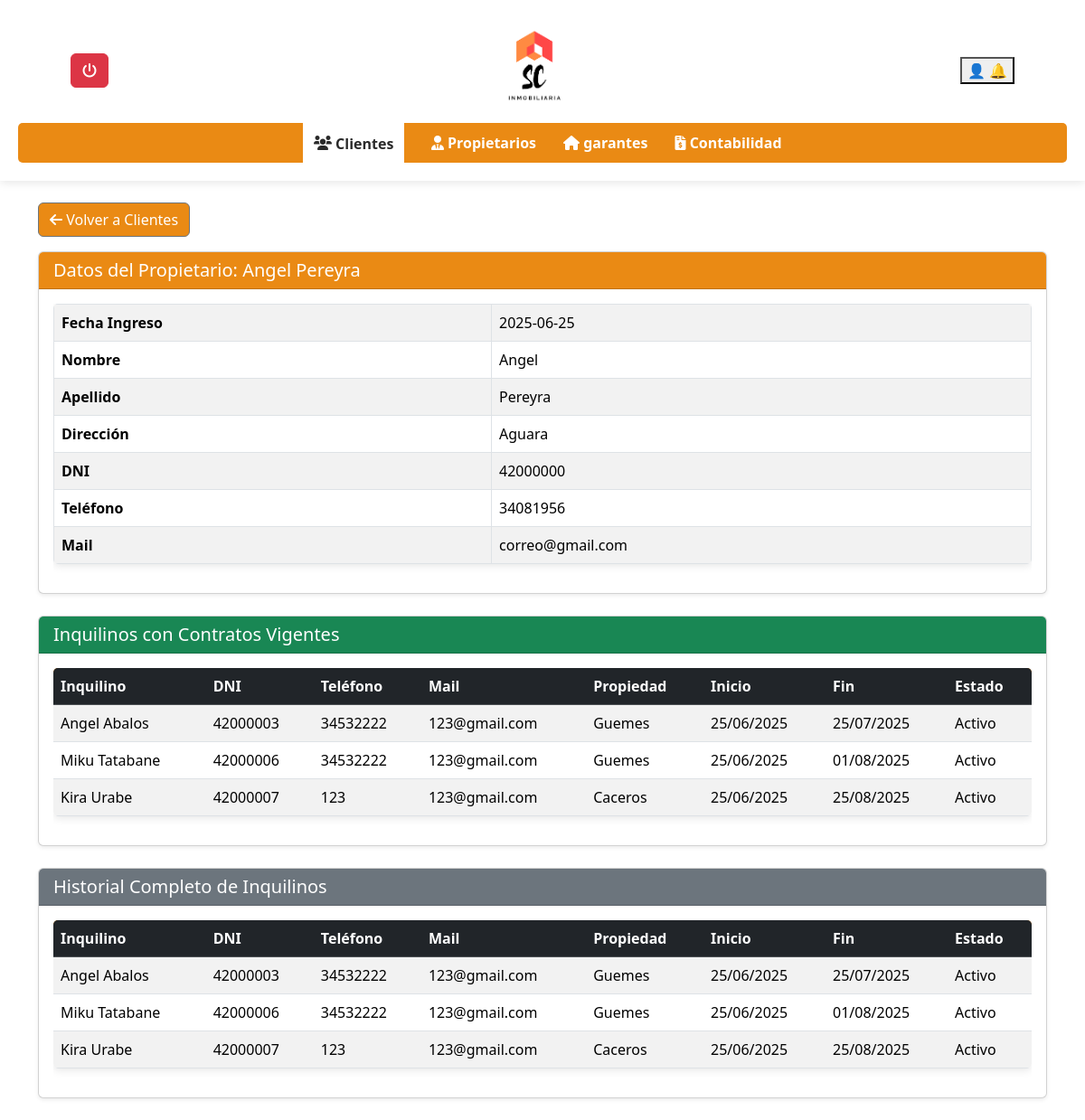
Page /inmobiliaria/ver_clientes.php?id=11 (signed in) on the committed database.
### tables this page shows
CREATE TABLE `clientes` (
  `ClienteID` int(11) NOT NULL,
  `Fecha` date NOT NULL,
  `Nombre` varchar(50) NOT NULL,
  `Apellido` varchar(50) NOT NULL,
  `Direccion` varchar(100) NOT NULL,
  `DNI` varchar(20) NOT NULL,
  `DireccionPersonal` varchar(100) DEFAULT NULL,
  `Telefono` varchar(20) DEFAULT NULL,
  `Mail` varchar(100) DEFAULT NULL,
  `estado` enum('activo','inactivo') DEFAULT 'activo'
);

CREATE TABLE `contratos` (
  `ContratoID` int(11) NOT NULL,
  `ClienteID` int(11) NOT NULL,
  `InquilinoID` int(11) NOT NULL,
  `PropiedadID` int(11) NOT NULL,
  `GaranteInquilinoID` int(11) DEFAULT NULL,
  `fecha_inicio` date NOT NULL,
  `fecha_fin` date NOT NULL,
  `canon_mensual` decimal(10,2) NOT NULL,
  `deposito` decimal(10,2) DEFAULT 0.00,
  `estado` enum('activo','vencido','rescindido') DEFAULT 'activo',
  `alerta_enviada` tinyint(1) DEFAULT 0,
  `creado_en` timestamp NOT NULL DEFAULT current_timestamp()
);

CREATE TABLE `inquilinos` (
  `InquilinoID` int(11) NOT NULL,
  `Fecha` date DEFAULT NULL,
  `Nombre` varchar(50) NOT NULL,
  `Apellido` varchar(50) NOT NULL,
  `DNI` varchar(20) NOT NULL,
  `Telefono` varchar(20) DEFAULT NULL,
  `Mail` varchar(100) DEFAULT NULL,
  `ClienteID` int(11) DEFAULT NULL,
  `PropiedadID` int(11) DEFAULT NULL
);

CREATE TABLE `propiedades` (
  `PropiedadID` int(11) NOT NULL,
  `Fecha` date NOT NULL,
  `Barrio` varchar(100) NOT NULL,
  `Ciudad` varchar(100) NOT NULL,
  `Direccion` varchar(100) NOT NULL,
  `Nro` varchar(20) DEFAULT NULL,
  `Dominio` varchar(50) DEFAULT NULL,
  `NroPartida` varchar(50) DEFAULT NULL,
  `Estado` enum('Alquilada','En Venta') NOT NULL,
  `ClienteID` int(11) DEFAULT NULL
);

### inmobiliaria/ver_clientes.php (the view, shortened to what this page needs)
<?php
include_once 'conexion.php';
?>
<!DOCTYPE html>
<html lang="es">
<head>
    <link rel="stylesheet" href="https://cdnjs.cloudflare.com/ajax/libs/font-awesome/6.0.0/css/all.min.css">
    <link rel="stylesheet" href="styles.css">
    <link href="https://cdn.jsdelivr.net/npm/bootstrap@5.3.3/dist/css/bootstrap.min.css" rel="stylesheet">
    </head>
<body>
    <header>
        <div class="header-content">
            <div class="dropdown">
               <a href="../login/logout.php" class="btn btn-danger" title="Cerrar Sesión">
                <i class="fas fa-power-off"></i>
            </a>
            </div>
               <img src="../login/img_login/descarga.png" alt="SC Inmobiliaria" class="logo">
            <div>
                <div class="dropdown">
                    <button type="button" data-bs-toggle="dropdown" aria-expanded="false" aria-label="Opciones de Usuario">
                        👤
                        🔔
                    </button>
                </div>
            </div>
        </div>
        <nav>
            <ul>
                <li><a href="clientes.php"  class="active"><i class="fas fa-users"></i> Clientes</a></li>
                <li><a href="propietarios.php"><i class="fas fa-user-tie"></i> Propietarios</a></li>
                <li><a href="garantes.php"><i class="fas fa-home"></i> garantes</a></li>
                <li><a href="contabilidad.php"><i class="fas fa-file-invoice-dollar"></i> Contabilidad</a></li>
            </ul>
        </nav>
    </header>
    <main class="container mt-4">
        <div class="mb-3">
            <a href="clientes.php" class="btn btn-secondary" style="background: rgba(233, 128, 0, 0.92);"><i class="fas fa-arrow-left"></i> Volver a Clientes</a>
        </div>
        <?php
        try {
            if (isset($_GET['id']) && is_numeric($_GET['id'])) {
                $propietarioID = (int)$_GET['id'];
                $sql_propietario = "SELECT Fecha, Nombre, Apellido, Direccion, DNI, Telefono, Mail FROM clientes WHERE ClienteID = ?";
                $stmt_propietario = $conn->prepare($sql_propietario);
                $stmt_propietario->bind_param("i", $propietarioID);
                $stmt_propietario->execute();
                $result_propietario = $stmt_propietario->get_result();
                if ($result_propietario->num_rows > 0) {
                    $fila_propietario = $result_propietario->fetch_assoc();
                    ?>
                    <div class="card shadow-sm mb-4">
                        <div class="card-header text-white" style="background-color:rgba(233, 128, 0, 0.92);">
                            <h2 class="h5 mb-0">Datos del Propietario: <?php echo htmlspecialchars($fila_propietario['Nombre'] . ' ' . $fila_propietario['Apellido']); ?></h2>
                        </div>
                        <div class="card-body">
                            <div class="table-responsive">
                                <table class="table table-bordered table-striped">
                                    <tbody>
                                        <tr><th>Fecha Ingreso</th><td><?php echo htmlspecialchars($fila_propietario['Fecha']); ?></td></tr>
                                        <tr><th>Nombre</th><td><?php echo htmlspecialchars($fila_propietario['Nombre']); ?></td></tr>
                                        <tr><th>Apellido</th><td><?php echo htmlspecialchars($fila_propietario['Apellido']); ?></td></tr>
                                        <tr><th>Dirección</th><td><?php echo htmlspecialchars($fila_propietario['Direccion']); ?></td></tr>
                                        <tr><th>DNI</th><td><?php echo htmlspecialchars($fila_propietario['DNI']); ?></td></tr>
                                        <tr><th>Teléfono</th><td><?php echo htmlspecialchars($fila_propietario['Telefono']); ?></td></tr>
                                        <tr><th>Mail</th><td><?php echo htmlspecialchars($fila_propietario['Mail']); ?></td></tr>
                                    </tbody>
                                </table>
                            </div>
                        </div>
                    </div>
                    <?php
                } else {
                    echo '<div class="alert bg-warning" role="alert">No se encontraron datos del propietario.</div>';
                }
$sql_inquilinos_vig = "
    SELECT
        i.Nombre, i.Apellido, i.DNI, i.Telefono, i.Mail,
        p.Direccion AS DireccionPropiedad,
        c.fecha_inicio,
        c.fecha_fin,
        c.estado
    FROM contratos c
    JOIN inquilinos i ON c.InquilinoID = i.InquilinoID
    JOIN propiedades p ON c.PropiedadID = p.PropiedadID
    WHERE
        c.ClienteID = ?
        AND c.estado = 'activo'
        AND c.fecha_fin >= CURDATE()
";
$stmt = $conn->prepare($sql_inquilinos_vig);
$stmt->bind_param("i", $propietarioID);
$stmt->execute();
$result = $stmt->get_result();
if ($result->num_rows > 0) {
    ?>
    <div class="card shadow-sm mb-4">
        <div class="card-header bg-success text-white">
            <h2 class="h5 mb-0">Inquilinos con Contratos Vigentes</h2>
        </div>
        <div class="card-body">
            <div class="table-responsive">
                <table class="table table-striped table-hover">
                    <thead class="table-dark">
                        <tr>
                            <th>Inquilino</th>
                            <th>DNI</th>
                            <th>Teléfono</th>
                            <th>Mail</th>
                            <th>Propiedad</th>
                            <th>Inicio</th>
                            <th>Fin</th>
                            <th>Estado</th>
                        </tr>
                    </thead>
                    <tbody>
                        <?php while ($i = $result->fetch_assoc()) { ?>
                            <tr>
                                <td><?= htmlspecialchars($i['Nombre'] . ' ' . $i['Apellido']) ?></td>
                                <td><?= htmlspecialchars($i['DNI']) ?></td>
                                <td><?= htmlspecialchars($i['Telefono']) ?></td>
                                <td><?= htmlspecialchars($i['Mail']) ?></td>
                                <td><?= htmlspecialchars($i['DireccionPropiedad']) ?></td>
                                <td><?= date('d/m/Y', strtotime($i['fecha_inicio'])) ?></td>
                                <td><?= date('d/m/Y', strtotime($i['fecha_fin'])) ?></td>
                                <td><?= ucfirst($i['estado']) ?></td>
                            </tr>
                        <?php } ?>
                    </tbody>
                </table>
            </div>
        </div>
    </div>
    <?php
} else {
    echo '<div class="alert alert-warning">No hay inquilinos con contratos vigentes.</div>';
}
$sql_inquilinos_hist = "
    SELECT
        i.Nombre, i.Apellido, i.DNI, i.Telefono, i.Mail,
        p.Direccion AS DireccionPropiedad,
        c.fecha_inicio,
        c.fecha_fin,
        c.estado
    FROM contratos c
    JOIN inquilinos i ON c.InquilinoID = i.InquilinoID
    JOIN propiedades p ON c.PropiedadID = p.PropiedadID
    WHERE c.ClienteID = ?
";
$stmt = $conn->prepare($sql_inquilinos_hist);
$stmt->bind_param("i", $propietarioID);
$stmt->execute();
$result = $stmt->get_result();
if ($result->num_rows > 0) {
    ?>
    <div class="card shadow-sm mb-4">
        <div class="card-header bg-secondary text-white">
            <h2 class="h5 mb-0">Historial Completo de Inquilinos</h2>
        </div>
        <div class="card-body">
            <div class="table-responsive">
                <table class="table table-striped table-hover">
                    <thead class="table-dark">
                        <tr>
                            <th>Inquilino</th>
                            <th>DNI</th>
                            <th>Teléfono</th>
                            <th>Mail</th>
                            <th>Propiedad</th>
                            <th>Inicio</th>
                            <th>Fin</th>
                            <th>Estado</th>
                        </tr>
                    </thead>
                    <tbody>
                        <?php while ($i = $result->fetch_assoc()) { ?>
                            <tr>
                                <td><?= htmlspecialchars($i['Nombre'] . ' ' . $i['Apellido']) ?></td>
                                <td><?= htmlspecialchars($i['DNI']) ?></td>
                                <td><?= htmlspecialchars($i['Telefono']) ?></td>
                                <td><?= htmlspecialchars($i['Mail']) ?></td>
                                <td><?= htmlspecialchars($i['DireccionPropiedad']) ?></td>
                                <td><?= date('d/m/Y', strtotime($i['fecha_inicio'])) ?></td>
                                <td><?= date('d/m/Y', strtotime($i['fecha_fin'])) ?></td>
                                <td><?= ucfirst($i['estado']) ?></td>
                            </tr>
                        <?php } ?>
                    </tbody>
                </table>
            </div>
        </div>
    </div>
    <?php
} else {
    echo '<div class="alert alert-warning">No hay inquilinos históricos registrados.</div>';
}
            } else {
                echo '<div class="alert  bg-warning" role="alert">Error: El ID del propietario no es válido o no se proporcionó.</div>';
            }
        } catch (Exception $e) {
            echo '<div class="alert  bg-warning" role="alert">Ocurrió un error: ' . htmlspecialchars($e->getMessage()) . '</div>';
        } finally {
            if (isset($conn) && $conn) {
                $conn->close();
            }
        }
        ?>
    </main>
</body>
</html>

### inmobiliaria/styles.css (style rules this page uses)
body { font-family: Arial, sans-serif; margin: 0; padding: 0; }
header { background-color: #ffffff; display: flex; flex-direction: column; align-items: center; padding: 20px; box-shadow: 0 2px 10px rgba(0, 0, 0, 0.1); }
.header-content { display: flex; align-items: center; justify-content: space-between; width: 90%; max-width: 1200px; }
.logo { height: 10%; width: 10%; margin-top: 0%; margin-bottom: 12px; align-items: center; }
nav { width: 100%; background-color: rgba(233, 128, 0, 0.92); padding: 10px 0; border-radius: 5px; }
nav ul { list-style: none; display: flex; justify-content: center; padding: 0; margin: 0; }
nav ul li { margin: 0 15px; }
nav ul li a { text-decoration: none; color: white; font-weight: bold; }
nav ul li a.active { background-color: #ffffff; color: rgb(42, 42, 42); padding:11.5px; }
button { cursor: pointer; }
table { width: 90%; max-width: 1200px; margin: auto; background: white; border-collapse: collapse; box-shadow: 0 2px 10px rgba(0, 0, 0, 0.1); border-radius: 5px; overflow: hidden; margin-bottom: 2%; }
thead { background-color: rgba(233, 128, 0, 0.92); color: white; }
th, td { padding: 15px; text-align: left; border-bottom: 1px solid #ddd; }
th { font-weight: bold; }
h2 { color: #333; margin-bottom: 25px; }

### rows in the picture
clientes: Nombre+Apellido "Angel Pereyra", Fecha "2025-06-25", Nombre "Angel", Apellido "Pereyra", Direccion "Aguara", DNI "42000000", Telefono "34081956", Mail "correo@gmail.com"
contratos: InquilinoID.Apellido "Angel Abalos", InquilinoID.DNI "42000003", InquilinoID.Telefono "34532222", InquilinoID.Mail "123@gmail.com", PropiedadID.Direccion "Guemes", fecha_inicio "25/06/2025", fecha_fin "25/07/2025", estado "Activo"
contratos: InquilinoID.Apellido "Miku Tatabane", InquilinoID.DNI "42000006", InquilinoID.Telefono "34532222", InquilinoID.Mail "123@gmail.com", PropiedadID.Direccion "Guemes", fecha_inicio "25/06/2025", fecha_fin "01/08/2025", estado "Activo"
contratos: InquilinoID.Apellido "Kira Urabe", InquilinoID.DNI "42000007", InquilinoID.Telefono "123", InquilinoID.Mail "123@gmail.com", PropiedadID.Direccion "Caceros", fecha_inicio "25/06/2025", fecha_fin "25/08/2025", estado "Activo"
